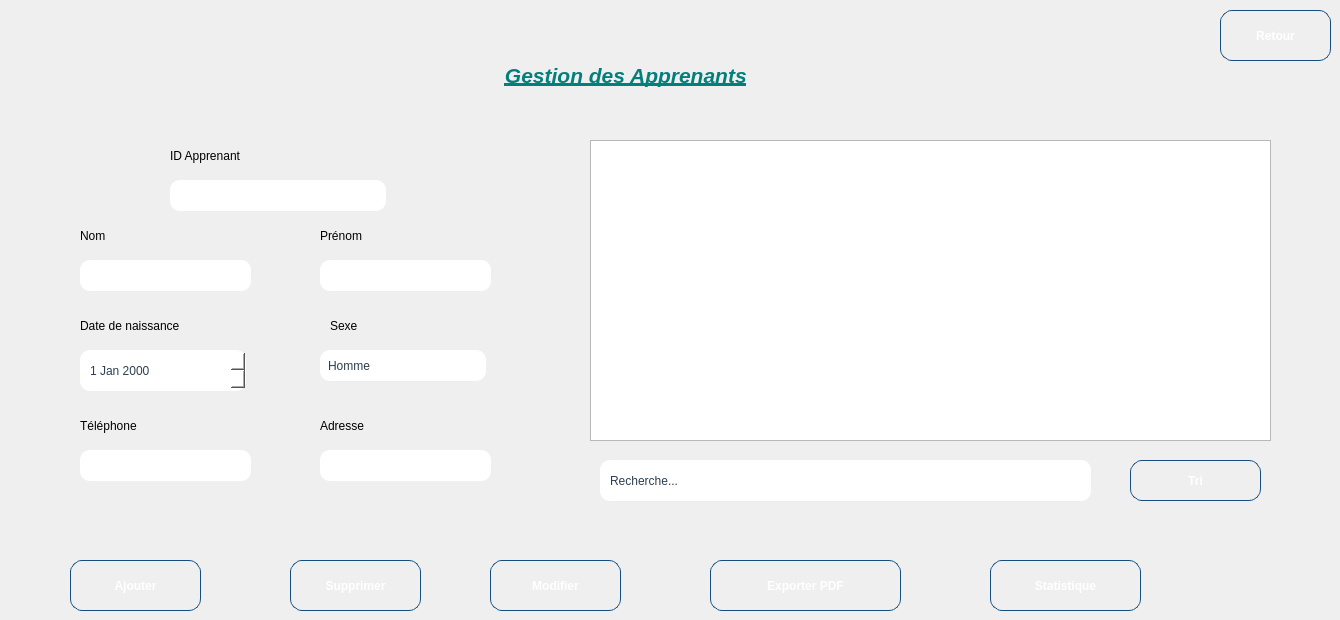
    <widget class="QWidget" name="page">
     <widget class="QPushButton" name="pushButton_ajouter_2">
      <property name="geometry">
       <rect>
        <x>70</x>
        <y>560</y>
        <width>131</width>
        <height>51</height>
       </rect>
      </property>
      <property name="styleSheet">
       <string notr="true">QPushButton {
    background: qlineargradient(x1:0, y1:0, x2:1, y2:0,
        stop:0 #43cea2,
        stop:1 #185a9d
    );
    color: white;
    border-radius: 12px;
    padding: 10px 22px;
    font-weight: bold;
    border: 1px solid #144d7e;
}

QPushButton:hover {
    background: qlineargradient(x1:0, y1:0, x2:1, y2:0,
        stop:0 #ff4e50,   /* rouge vif */
        stop:0.5 #fc913a, /* orange vif */
        stop:1 #f9d423   /* jaune lumineux */
    );
    border: 1px solid #e04b3f; /* bordure assortie au feu */
}
</string>
      </property>
      <property name="text">
       <string>Ajouter</string>
      </property>
     </widget>
     <widget class="QPushButton" name="pushButton_statistique">
      <property name="geometry">
       <rect>
        <x>990</x>
        <y>560</y>
        <width>151</width>
        <height>51</height>
       </rect>
      </property>
      <property name="styleSheet">
       <string notr="true">QPushButton {
    background: qlineargradient(x1:0, y1:0, x2:1, y2:0,
        stop:0 #43cea2,
        stop:1 #185a9d
    );
    color: white;
    border-radius: 12px;
    padding: 10px 22px;
    font-weight: bold;
    border: 1px solid #144d7e;
}

QPushButton:hover {
    background: qlineargradient(x1:0, y1:0, x2:1, y2:0,
        stop:0 #ff4e50,   /* rouge vif */
        stop:0.5 #fc913a, /* orange vif */
        stop:1 #f9d423   /* jaune lumineux */
    );
    border: 1px solid #e04b3f; /* bordure assortie au feu */
}
</string>
      </property>
      <property name="text">
       <string>Statistique</string>
      </property>
     </widget>
     <widget class="QLabel" name="label_13">
      <property name="geometry">
       <rect>
        <x>80</x>
        <y>310</y>
        <width>131</width>
        <height>31</height>
       </rect>
      </property>
      <property name="text">
       <string>Date de naissance</string>
      </property>
     </widget>
     <widget class="QLabel" name="label_14">
      <property name="geometry">
       <rect>
        <x>170</x>
        <y>140</y>
        <width>131</width>
        <height>31</height>
       </rect>
      </property>
      <property name="styleSheet">
       <string notr="true">QPushButton {
    background: qlineargradient(x1:0, y1:0, x2:1, y2:0,
        stop:0 #43cea2,
        stop:1 #185a9d
    );
    color: white;
    border-radius: 12px;
    padding: 10px 22px;
    font-weight: bold;
    border: 1px solid #144d7e;
}

QPushButton:hover {
    background: qlineargradient(x1:0, y1:0, x2:1, y2:0,
        stop:0 #ff4e50,   /* rouge vif */
        stop:0.5 #fc913a, /* orange vif */
        stop:1 #f9d423   /* jaune lumineux */
    );
    border: 1px solid #e04b3f; /* bordure assortie au feu */
}
</string>
      </property>
      <property name="text">
       <string>ID Apprenant</string>
      </property>
     </widget>
     <widget class="QTableView" name="tableView_apprenants">
      <property name="geometry">
       <rect>
        <x>590</x>
        <y>140</y>
        <width>681</width>
        <height>301</height>
       </rect>
      </property>
      <property name="minimumSize">
       <size>
        <width>521</width>
        <height>0</height>
       </size>
      </property>
      <property name="styleSheet">
       <string notr="true">/* Style global du tableau */
QTableWidget, QTableView {
    background-color: white;          /* fond neutre */
    border: 2px solid #43cea2;        /* contour vert-bleu */
    border-radius: 12px;
    gridline-color: #dcdcdc;          /* lignes discrètes */
    selection-background-color: #43cea2;
    selection-color: white;
}

/* En-têtes horizontaux */
QHeaderView::section {
    background: white;                /* fond neutre */
    color: #2c3e50;                   /* texte gris foncé */
    padding: 4px;
    border: 1px solid #43cea2;        /* contour vert-bleu */
    border-radius: 6px;
}

/* Lignes de cellule */
QTableWidget::item {
    padding: 4px;
    border-bottom: 1px solid #eaeaea; /* lignes grises claires */
}

/* Lignes au survol */
QTableWidget::item:hover {
    background-color: rgba(67, 206, 162, 0.1); /* léger voile vert */
}

/* Lignes sélectionnées */
QTableWidget::item:selected {
    background-color: #43cea2;        /* vert-bleu */
    color: white;
}

/* Scrollbars sobres */
QScrollBar:vertical {
    border: none;
    background: #f0f0f0;
    width: 12px;
    border-radius: 6px;
}

QScrollBar::handle:vertical {
    background: #43cea2;              /* juste la poignée colorée */
    min-height: 20px;
    border-radius: 6px;
}

QScrollBar::add-line:vertical, QScrollBar::sub-line:vertical {
    height: 0px;
}

QScrollBar::add-page:vertical, QScrollBar::sub-</string>
      </property>
     </widget>
     <widget class="QLineEdit" name="lineEdit_telephone">
      <property name="geometry">
       <rect>
        <x>80</x>
        <y>450</y>
        <width>171</width>
        <height>31</height>
       </rect>
      </property>
      <property name="styleSheet">
       <string notr="true">QLineEdit {
    border: 2px solid qlineargradient(x1:0, y1:0, x2:1, y2:0,
        stop:0 #43cea2, stop:1 #185a9d);
    border-radius: 10px;
    padding: 4px 8px;
    background: white;
    color: #2c3e50;
    min-width: 120px;
    max-width: 200px;
    height: 24px;
    selection-background-color: #43cea2;
    selection-color: white;
}

/* Focus */
QLineEdit:focus {
    border: 2px solid qlineargradient(x1:0, y1:0, x2:1, y2:0,
        stop:0 #ff4b1f, stop:1 #ffc837);
    box-shadow: 0 0 4px rgba(255, 107, 53, 0.6);
}

/* Hover */
QLineEdit:hover {
    border: 2px solid #43cea2;
    box-shadow: 0 0 4px rgba(67, 206, 162, 0.6);
}

/* Placeholder text */
QLineEdit[placeholderText]:empty {
    color: #95a5a6;  /* gris clair pour le placeholder */
}
</string>
      </property>
     </widget>
     <widget class="QLabel" name="label_15">
      <property name="geometry">
       <rect>
        <x>320</x>
        <y>220</y>
        <width>71</width>
        <height>31</height>
       </rect>
      </property>
      <property name="text">
       <string>Prénom</string>
      </property>
     </widget>
     <widget class="QPushButton" name="pushButton_trier">
      <property name="geometry">
       <rect>
        <x>1130</x>
        <y>460</y>
        <width>131</width>
        <height>41</height>
       </rect>
      </property>
      <property name="styleSheet">
       <string notr="true">QPushButton {
    background: qlineargradient(x1:0, y1:0, x2:1, y2:0,
        stop:0 #43cea2,
        stop:1 #185a9d
    );
    color: white;
    border-radius: 12px;
    padding: 10px 22px;
    font-weight: bold;
    border: 1px solid #144d7e;
}

QPushButton:hover {
    background: qlineargradient(x1:0, y1:0, x2:1, y2:0,
        stop:0 #ff4e50,   /* rouge vif */
        stop:0.5 #fc913a, /* orange vif */
        stop:1 #f9d423   /* jaune lumineux */
    );
    border: 1px solid #e04b3f; /* bordure assortie au feu */
}
</string>
      </property>
      <property name="text">
       <string>Tri</string>
      </property>
     </widget>
     <widget class="QPushButton" name="Retour">
      <property name="geometry">
       <rect>
        <x>1220</x>
        <y>10</y>
        <width>111</width>
        <height>51</height>
       </rect>
      </property>
      <property name="styleSheet">
       <string notr="true">QPushButton {
    background: qlineargradient(x1:0, y1:0, x2:1, y2:0,
        stop:0 #43cea2,
        stop:1 #185a9d
    );
    color: white;
    border-radius: 12px;
    padding: 10px 22px;
    font-weight: bold;
    border: 1px solid #144d7e;
}

/* Hover : dégradé de rouges uniquement */
QPushButton:hover {
    background: qlineargradient(x1:0, y1:0, x2:1, y2:0,
        stop:0 #ff0000,   /* rouge vif */
        stop:0.5 #cc0000, /* rouge moyen */
        stop:1 #990000    /* rouge foncé */
    );
    border: 1px solid #800000; /* bordure assortie au dégradé */
    color: white;               /* texte reste blanc */
}
</string>
      </property>
      <property name="text">
       <string>Retour</string>
      </property>
     </widget>
     <widget class="QLineEdit" name="lineEdit_prenom">
      <property name="geometry">
       <rect>
        <x>320</x>
        <y>260</y>
        <width>171</width>
        <height>31</height>
       </rect>
      </property>
      <property name="styleSheet">
       <string notr="true">QLineEdit {
    border: 2px solid qlineargradient(x1:0, y1:0, x2:1, y2:0,
        stop:0 #43cea2, stop:1 #185a9d);
    border-radius: 10px;
    padding: 4px 8px;
    background: white;
    color: #2c3e50;
    min-width: 120px;
    max-width: 200px;
    height: 24px;
    selection-background-color: #43cea2;
    selection-color: white;
}

/* Focus */
QLineEdit:focus {
    border: 2px solid qlineargradient(x1:0, y1:0, x2:1, y2:0,
        stop:0 #ff4b1f, stop:1 #ffc837);
    box-shadow: 0 0 4px rgba(255, 107, 53, 0.6);
}

/* Hover */
QLineEdit:hover {
    border: 2px solid #43cea2;
    box-shadow: 0 0 4px rgba(67, 206, 162, 0.6);
}

/* Placeholder text */
QLineEdit[placeholderText]:empty {
    color: #95a5a6;  /* gris clair pour le placeholder */
}
</string>
      </property>
     </widget>
     <widget class="QLabel" name="label_16">
      <property name="geometry">
       <rect>
        <x>470</x>
        <y>40</y>
        <width>381</width>
        <height>71</height>
       </rect>
      </property>
      <property name="styleSheet">
       <string notr="true"/>
      </property>
      <property name="text">
       <string>&lt;!DOCTYPE HTML PUBLIC &quot;-//W3C//DTD HTML 4.0//EN&quot; &quot;http://www.w3.org/TR/REC-html40/strict.dtd&quot;&gt;
&lt;html&gt;&lt;head&gt;&lt;meta name=&quot;qrichtext&quot; content=&quot;1&quot; /&gt;&lt;meta charset=&quot;utf-8&quot; /&gt;&lt;style type=&quot;text/css&quot;&gt;
p, li { white-space: pre-wrap; }
hr { height: 1px; border-width: 0; }
li.unchecked::marker { content: &quot;\2610&quot;; }
li.checked::marker { content: &quot;\2612&quot;; }
&lt;/style&gt;&lt;/head&gt;&lt;body style=&quot; font-family:'Segoe UI'; font-size:9pt; font-weight:400; font-style:normal;&quot;&gt;
&lt;p style=&quot; margin-top:12px; margin-bottom:12px; margin-left:0px; margin-right:0px; -qt-block-indent:0; text-indent:0px;&quot;&gt;&lt;span style=&quot; font-size:16pt; font-weight:700; font-style:italic; color:#037f7b;&quot;&gt;      &lt;/span&gt;&lt;span style=&quot; font-size:16pt; font-weight:700; font-style:italic; text-decoration: underline; color:#037f7b;&quot;&gt;Gestion des Apprenants&lt;/span&gt;&lt;/p&gt;&lt;/body&gt;&lt;/html&gt;</string>
      </property>
     </widget>
     <widget class="QLineEdit" name="lineEdit_adresse">
      <property name="geometry">
       <rect>
        <x>320</x>
        <y>450</y>
        <width>171</width>
        <height>31</height>
       </rect>
      </property>
      <property name="styleSheet">
       <string notr="true">QLineEdit {
    border: 2px solid qlineargradient(x1:0, y1:0, x2:1, y2:0,
        stop:0 #43cea2, stop:1 #185a9d);
    border-radius: 10px;
    padding: 4px 8px;
    background: white;
    color: #2c3e50;
    min-width: 120px;
    max-width: 200px;
    height: 24px;
    selection-background-color: #43cea2;
    selection-color: white;
}

/* Focus */
QLineEdit:focus {
    border: 2px solid qlineargradient(x1:0, y1:0, x2:1, y2:0,
        stop:0 #ff4b1f, stop:1 #ffc837);
    box-shadow: 0 0 4px rgba(255, 107, 53, 0.6);
}

/* Hover */
QLineEdit:hover {
    border: 2px solid #43cea2;
    box-shadow: 0 0 4px rgba(67, 206, 162, 0.6);
}

/* Placeholder text */
QLineEdit[placeholderText]:empty {
    color: #95a5a6;  /* gris clair pour le placeholder */
}
</string>
      </property>
     </widget>
     <widget class="QLabel" name="label_17">
      <property name="geometry">
       <rect>
        <x>80</x>
        <y>220</y>
        <width>91</width>
        <height>31</height>
       </rect>
      </property>
      <property name="text">
       <string>Nom</string>
      </property>
     </widget>
     <widget class="QDateEdit" name="dateEdit_naissance">
      <property name="geometry">
       <rect>
        <x>80</x>
        <y>350</y>
        <width>170</width>
        <height>41</height>
       </rect>
      </property>
      <property name="styleSheet">
       <string notr="true">QDateEdit {
    border: 2px solid qlineargradient(x1:0, y1:0, x2:1, y2:0,
        stop:0 #43cea2, stop:1 #185a9d);
    border-radius: 10px;
    padding: 4px 8px;
    background: white;
    color: #2c3e50;
    min-width: 120px;
    max-width: 150px;
    height: 24px;
}

/* Bouton pour ouvrir le calendrier */
QDateEdit::drop-down {
    subcontrol-origin: padding;
    subcontrol-position: top right;
    width: 20px;
    border: none;
    background: transparent;
}

/* Flèche du calendrier */
QDateEdit::down-arrow {
    image: url(:/icons/calendar-white.png);
    width: 12px;
    height: 12px;
}

/* Focus */
QDateEdit:focus {
    border: 2px solid qlineargradient(x1:0, y1:0, x2:1, y2:0,
        stop:0 #ff4b1f, stop:1 #ffc837);
    box-shadow: 0 0 4px rgba(255, 107, 53, 0.6);
}

/* Hover */
QDateEdit:hover {
    border: 2px solid #43cea2;
    box-shadow: 0 0 4px rgba(67, 206, 162, 0.6);
}

/* Menu du calendrier */
QCalendarWidget QWidget {
    background-color: white;
}

QCalendarWidget QToolButton {
    background-color: #43cea2;
    color: white;
    border-radius: 4px;
}

QCalendarWidget QSpinBox {
    width: 60px;
}
</string>
      </property>
     </widget>
     <widget class="QLabel" name="label_18">
      <property name="geometry">
       <rect>
        <x>330</x>
        <y>310</y>
        <width>71</width>
        <height>31</height>
       </rect>
      </property>
      <property name="text">
       <string>Sexe</string>
      </property>
     </widget>
     <widget class="QLineEdit" name="lineEdit_id_2">
      <property name="geometry">
       <rect>
        <x>170</x>
        <y>180</y>
        <width>220</width>
        <height>31</height>
       </rect>
      </property>
      <property name="styleSheet">
       <string notr="true">QLineEdit {
    border: 2px solid qlineargradient(x1:0, y1:0, x2:1, y2:0,
        stop:0 #43cea2, stop:1 #185a9d);
    border-radius: 10px;
    padding: 4px 8px;
    background: white;
    color: #2c3e50;
    min-width: 120px;
    max-width: 200px;
    height: 24px;
    selection-background-color: #43cea2;
    selection-color: white;
}

/* Focus */
QLineEdit:focus {
    border: 2px solid qlineargradient(x1:0, y1:0, x2:1, y2:0,
        stop:0 #ff4b1f, stop:1 #ffc837);
    box-shadow: 0 0 4px rgba(255, 107, 53, 0.6);
}

/* Hover */
QLineEdit:hover {
    border: 2px solid #43cea2;
    box-shadow: 0 0 4px rgba(67, 206, 162, 0.6);
}

/* Placeholder text */
QLineEdit[placeholderText]:empty {
    color: #95a5a6;  /* gris clair pour le placeholder */
}
</string>
      </property>
     </widget>
     <widget class="QPushButton" name="pushButton_supprimer_2">
      <property name="geometry">
       <rect>
        <x>290</x>
        <y>560</y>
        <width>131</width>
        <height>51</height>
       </rect>
      </property>
      <property name="styleSheet">
       <string notr="true">QPushButton {
    background: qlineargradient(x1:0, y1:0, x2:1, y2:0,
        stop:0 #43cea2,
        stop:1 #185a9d
    );
    color: white;
    border-radius: 12px;
    padding: 10px 22px;
    font-weight: bold;
    border: 1px solid #144d7e;
}

QPushButton:hover {
    background: qlineargradient(x1:0, y1:0, x2:1, y2:0,
        stop:0 #ff4e50,   /* rouge vif */
        stop:0.5 #fc913a, /* orange vif */
        stop:1 #f9d423   /* jaune lumineux */
    );
    border: 1px solid #e04b3f; /* bordure assortie au feu */
}
</string>
      </property>
      <property name="text">
       <string>Supprimer</string>
      </property>
     </widget>
     <widget class="QLineEdit" name="lineEdit_recherche">
      <property name="geometry">
       <rect>
        <x>600</x>
        <y>460</y>
        <width>491</width>
        <height>41</height>
       </rect>
      </property>
      <property name="styleSheet">
       <string notr="true">QLineEdit {
    border: 2px solid qlineargradient(x1:0, y1:0, x2:1, y2:0,
        stop:0 #43cea2, stop:1 #185a9d);
    border-radius: 10px;
    padding: 4px 8px;
    background: white;
    color: #2c3e50;
    min-width: 120px;
    max-width: 500px;
    height: 24px;
    selection-background-color: #43cea2;
    selection-color: white;
}

/* Focus */
QLineEdit:focus {
    border: 2px solid qlineargradient(x1:0, y1:0, x2:1, y2:0,
        stop:0 #ff4b1f, stop:1 #ffc837);
    box-shadow: 0 0 4px rgba(255, 107, 53, 0.6);
}

/* Hover */
QLineEdit:hover {
    border: 2px solid #43cea2;
    box-shadow: 0 0 4px rgba(67, 206, 162, 0.6);
}

/* Placeholder text */
QLineEdit[placeholderText]:empty {
    color: #95a5a6;  /* gris clair pour le placeholder */
}
</string>
      </property>
      <property name="text">
       <string>Recherche...</string>
      </property>
     </widget>
     <widget class="QLabel" name="label_19">
      <property name="geometry">
       <rect>
        <x>80</x>
        <y>410</y>
        <width>81</width>
        <height>31</height>
       </rect>
      </property>
      <property name="text">
       <string>Téléphone</string>
      </property>
     </widget>
     <widget class="QPushButton" name="pushButton_modifier_2">
      <property name="geometry">
       <rect>
        <x>490</x>
        <y>560</y>
        <width>131</width>
        <height>51</height>
       </rect>
      </property>
      <property name="styleSheet">
       <string notr="true">QPushButton {
    background: qlineargradient(x1:0, y1:0, x2:1, y2:0,
        stop:0 #43cea2,
        stop:1 #185a9d
    );
    color: white;
    border-radius: 12px;
    padding: 10px 22px;
    font-weight: bold;
    border: 1px solid #144d7e;
}

QPushButton:hover {
    background: qlineargradient(x1:0, y1:0, x2:1, y2:0,
        stop:0 #ff4e50,   /* rouge vif */
        stop:0.5 #fc913a, /* orange vif */
        stop:1 #f9d423   /* jaune lumineux */
    );
    border: 1px solid #e04b3f; /* bordure assortie au feu */
}
</string>
      </property>
      <property name="text">
       <string>Modifier</string>
      </property>
     </widget>
     <widget class="QLineEdit" name="lineEdit_nom">
      <property name="geometry">
       <rect>
        <x>80</x>
        <y>260</y>
        <width>171</width>
        <height>31</height>
       </rect>
      </property>
      <property name="styleSheet">
       <string notr="true">QLineEdit {
    border: 2px solid qlineargradient(x1:0, y1:0, x2:1, y2:0,
        stop:0 #43cea2, stop:1 #185a9d);
    border-radius: 10px;
    padding: 4px 8px;
    background: white;
    color: #2c3e50;
    min-width: 120px;
    max-width: 200px;
    height: 24px;
    selection-background-color: #43cea2;
    selection-color: white;
}

/* Focus */
QLineEdit:focus {
    border: 2px solid qlineargradient(x1:0, y1:0, x2:1, y2:0,
        stop:0 #ff4b1f, stop:1 #ffc837);
    box-shadow: 0 0 4px rgba(255, 107, 53, 0.6);
}

/* Hover */
QLineEdit:hover {
    border: 2px solid #43cea2;
    box-shadow: 0 0 4px rgba(67, 206, 162, 0.6);
}

/* Placeholder text */
QLineEdit[placeholderText]:empty {
    color: #95a5a6;  /* gris clair pour le placeholder */
}
</string>
      </property>
     </widget>
     <widget class="QPushButton" name="pushButton_exporterPDF">
      <property name="geometry">
       <rect>
        <x>710</x>
        <y>560</y>
        <width>191</width>
        <height>51</height>
       </rect>
      </property>
      <property name="styleSheet">
       <string notr="true">QPushButton {
    background: qlineargradient(x1:0, y1:0, x2:1, y2:0,
        stop:0 #43cea2,
        stop:1 #185a9d
    );
    color: white;
    border-radius: 12px;
    padding: 10px 22px;
    font-weight: bold;
    border: 1px solid #144d7e;
}

QPushButton:hover {
    background: qlineargradient(x1:0, y1:0, x2:1, y2:0,
        stop:0 #ff4e50,   /* rouge vif */
        stop:0.5 #fc913a, /* orange vif */
        stop:1 #f9d423   /* jaune lumineux */
    );
    border: 1px solid #e04b3f; /* bordure assortie au feu */
}
</string>
      </property>
      <property name="text">
       <string>Exporter PDF</string>
      </property>
     </widget>
     <widget class="QLabel" name="label_20">
      <property name="geometry">
       <rect>
        <x>320</x>
        <y>410</y>
        <width>81</width>
        <height>31</height>
       </rect>
      </property>
      <property name="text">
       <string>Adresse</string>
      </property>
     </widget>
     <widget class="QComboBox" name="comboBox_sexe">
      <property name="geometry">
       <rect>
        <x>320</x>
        <y>350</y>
        <width>170</width>
        <height>31</height>
       </rect>
      </property>
      <property name="styleSheet">
       <string notr="true">QComboBox {
    border: 2px solid qlineargradient(x1:0, y1:0, x2:1, y2:0,
        stop:0 #43cea2, stop:1 #185a9d);
    border-radius: 10px;    /* un peu moins arrondi si tu veux */
    padding: 4px 8px;       /* moins d'espace intérieur */
    background: white;
    color: #2c3e50;
    min-width: 100px;       /* largeur minimale plus petite */
    max-width: 150px;       /* facultatif : limite largeur */
    height: 24px;           /* hauteur plus petite */
}

/* Drop-down (flèche) */
QComboBox::drop-down {
    subcontrol-origin: padding;
    subcontrol-position: top right;
    width: 20px;           /* réduit largeur flèche */
    border: none;
    background: transparent;
}

QComboBox::down-arrow {
    width: 12px;
    height: 12px;
}

/* Hover et focus restent inchangés */
QComboBox:focus {
    border: 2px solid qlineargradient(x1:0, y1:0, x2:1, y2:0,
        stop:0 #ff4b1f, stop:1 #ffc837);
    box-shadow: 0 0 4px rgba(255, 107, 53, 0.6);
}

QComboBox:hover {
    border: 2px solid #43cea2;
    box-shadow: 0 0 4px rgba(67, 206, 162, 0.6);
}

/* Menu déroulant */
QComboBox QAbstractItemView {
    background: white;
    border: 1px solid #43cea2;
    selection-background-color: #43cea2;
    selection-color: white;
}
</string>
      </property>
      <item>
       <property name="text">
        <string>Homme</string>
       </property>
      </item>
      <item>
       <property name="text">
        <string>Femme</string>
       </property>
      </item>
     </widget>
    </widget>
